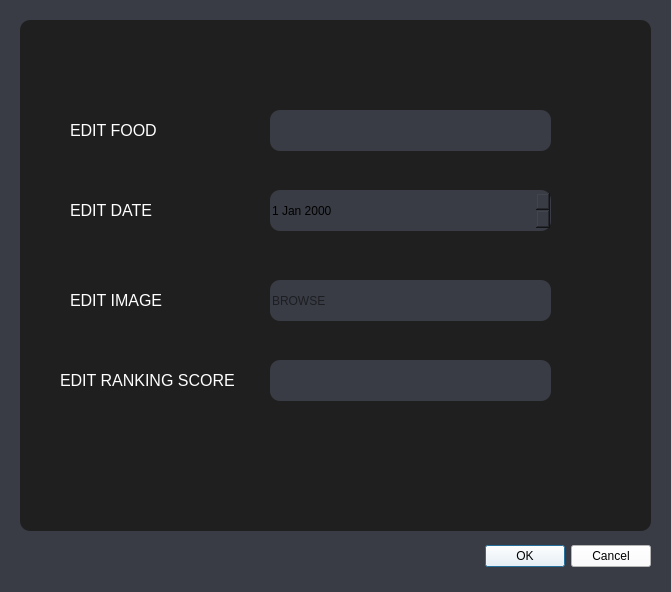
<?xml version="1.0" encoding="UTF-8"?>
<ui version="4.0">
 <class>Dialog</class>
 <widget class="QDialog" name="Dialog">
  <property name="geometry">
   <rect>
    <x>0</x>
    <y>0</y>
    <width>671</width>
    <height>592</height>
   </rect>
  </property>
  <property name="windowTitle">
   <string>Dialog</string>
  </property>
  <property name="styleSheet">
   <string notr="true">background-color: rgb(57, 60, 68)</string>
  </property>
  <widget class="QDialogButtonBox" name="buttonBox">
   <property name="geometry">
    <rect>
     <x>440</x>
     <y>540</y>
     <width>211</width>
     <height>32</height>
    </rect>
   </property>
   <property name="styleSheet">
    <string notr="true">background-color:rgb(255, 255, 255)</string>
   </property>
   <property name="orientation">
    <enum>Qt::Horizontal</enum>
   </property>
   <property name="standardButtons">
    <set>QDialogButtonBox::Cancel|QDialogButtonBox::Ok</set>
   </property>
  </widget>
  <widget class="QWidget" name="widget_2" native="true">
   <property name="geometry">
    <rect>
     <x>20</x>
     <y>20</y>
     <width>631</width>
     <height>511</height>
    </rect>
   </property>
   <property name="styleSheet">
    <string notr="true">border-radius:10px;background-color:rgb(31, 31, 31)</string>
   </property>
   <widget class="QPushButton" name="pushButton_Thitkho">
    <property name="geometry">
     <rect>
      <x>740</x>
      <y>660</y>
      <width>93</width>
      <height>61</height>
     </rect>
    </property>
    <property name="text">
     <string/>
    </property>
    <property name="icon">
     <iconset>
      <normaloff>D:/download/tải_xuống-removebg-preview.png</normaloff>D:/download/tải_xuống-removebg-preview.png</iconset>
    </property>
    <property name="iconSize">
     <size>
      <width>60</width>
      <height>60</height>
     </size>
    </property>
   </widget>
   <widget class="QLabel" name="label">
    <property name="geometry">
     <rect>
      <x>50</x>
      <y>90</y>
      <width>121</width>
      <height>41</height>
     </rect>
    </property>
    <property name="font">
     <font>
      <pointsize>12</pointsize>
     </font>
    </property>
    <property name="styleSheet">
     <string notr="true">color:rgb(255, 255, 255)</string>
    </property>
    <property name="text">
     <string>EDIT FOOD</string>
    </property>
   </widget>
   <widget class="QLineEdit" name="lineEdit">
    <property name="geometry">
     <rect>
      <x>250</x>
      <y>90</y>
      <width>281</width>
      <height>41</height>
     </rect>
    </property>
    <property name="styleSheet">
     <string notr="true">background-color: rgb(57, 60, 68)</string>
    </property>
   </widget>
   <widget class="QLabel" name="label_2">
    <property name="geometry">
     <rect>
      <x>50</x>
      <y>170</y>
      <width>91</width>
      <height>41</height>
     </rect>
    </property>
    <property name="font">
     <font>
      <pointsize>12</pointsize>
     </font>
    </property>
    <property name="styleSheet">
     <string notr="true">color:rgb(255, 255, 255)</string>
    </property>
    <property name="text">
     <string>EDIT DATE</string>
    </property>
   </widget>
   <widget class="QDateEdit" name="dateEdit">
    <property name="geometry">
     <rect>
      <x>250</x>
      <y>170</y>
      <width>281</width>
      <height>41</height>
     </rect>
    </property>
    <property name="styleSheet">
     <string notr="true">background-color: rgb(57, 60, 68)</string>
    </property>
   </widget>
   <widget class="QLabel" name="label_3">
    <property name="geometry">
     <rect>
      <x>50</x>
      <y>260</y>
      <width>111</width>
      <height>41</height>
     </rect>
    </property>
    <property name="font">
     <font>
      <pointsize>12</pointsize>
     </font>
    </property>
    <property name="styleSheet">
     <string notr="true">color:rgb(255, 255, 255)</string>
    </property>
    <property name="text">
     <string>EDIT IMAGE</string>
    </property>
   </widget>
   <widget class="QLineEdit" name="lineEdit_2">
    <property name="geometry">
     <rect>
      <x>250</x>
      <y>260</y>
      <width>281</width>
      <height>41</height>
     </rect>
    </property>
    <property name="styleSheet">
     <string notr="true">background-color: rgb(57, 60, 68)</string>
    </property>
    <property name="placeholderText">
     <string>BROWSE</string>
    </property>
   </widget>
   <widget class="QLabel" name="label_4">
    <property name="geometry">
     <rect>
      <x>40</x>
      <y>340</y>
      <width>211</width>
      <height>41</height>
     </rect>
    </property>
    <property name="font">
     <font>
      <pointsize>12</pointsize>
     </font>
    </property>
    <property name="styleSheet">
     <string notr="true">color:rgb(255, 255, 255)</string>
    </property>
    <property name="text">
     <string>EDIT RANKING SCORE</string>
    </property>
   </widget>
   <widget class="QLineEdit" name="lineEdit_3">
    <property name="geometry">
     <rect>
      <x>250</x>
      <y>340</y>
      <width>281</width>
      <height>41</height>
     </rect>
    </property>
    <property name="styleSheet">
     <string notr="true">background-color: rgb(57, 60, 68)</string>
    </property>
   </widget>
  </widget>
 </widget>
 <resources/>
 <connections>
  <connection>
   <sender>buttonBox</sender>
   <signal>accepted()</signal>
   <receiver>Dialog</receiver>
   <slot>accept()</slot>
   <hints>
    <hint type="sourcelabel">
     <x>248</x>
     <y>254</y>
    </hint>
    <hint type="destinationlabel">
     <x>157</x>
     <y>274</y>
    </hint>
   </hints>
  </connection>
  <connection>
   <sender>buttonBox</sender>
   <signal>rejected()</signal>
   <receiver>Dialog</receiver>
   <slot>reject()</slot>
   <hints>
    <hint type="sourcelabel">
     <x>316</x>
     <y>260</y>
    </hint>
    <hint type="destinationlabel">
     <x>286</x>
     <y>274</y>
    </hint>
   </hints>
  </connection>
 </connections>
</ui>
